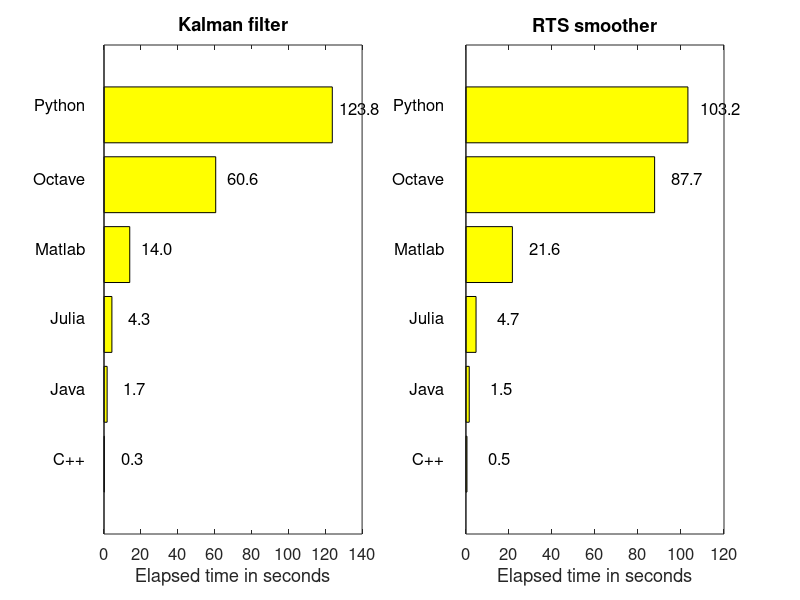

Write the MATLAB code that produced this figure.



names = {'C++','Java','Julia','Matlab','Octave','Python'};
f_times = [0.256905 1.699 4.287048136 13.968916 60.6021 123.842566967];
s_times = [0.490346 1.543 4.710070576 21.610301 87.7424 103.221923113];

clf;

for i=1:2
    subplot(1,2,i);
    
    x = 1:length(names);
    if i == 1
        y = f_times;
        titl = 'Kalman filter';
    else
        y = s_times;
        titl = 'RTS smoother';
    end

    h = barh(x,y) ; % create bar
    set(h,'FaceColor',[1 1 0]);
    set(gca,'FontSize',12)

    th = [];
    lbl = [];
    for i=1:numel(y), % create annotations
      % store the handles for later use
      th(i) = text(y(i)+15,x(i),sprintf('%.1f',y(i))) ;
      lbl(i) = text(-10,x(i),names{i}) ;
    end
    set(gca,'YTick',[])
    
    xlabel('Elapsed time in seconds');

    % center all annotations at once using the handles
    set(th,'horizontalalignment','center', ...
    'verticalalignment','bottom','FontSize',12) ; 

    set(lbl,'horizontalalignment','right', ...
    'verticalalignment','bottom','FontSize',12) ; 

    title(titl);
end

rel_tot = f_times + s_times;
rel_tot = rel_tot / rel_tot(1);

for i=1:length(names)
    fprintf('%-7s ',names{i});
    if i < length(names)
        fprintf('& ');
    else
        fprintf('\\\\ \n');
    end
end

for i=1:length(names)
    fprintf('%-7d ',round(rel_tot(i)));
    if i < length(names)
        fprintf('& ');
    else
        fprintf('\\\\ \n');
    end
end

print -dpng -r300 times;

